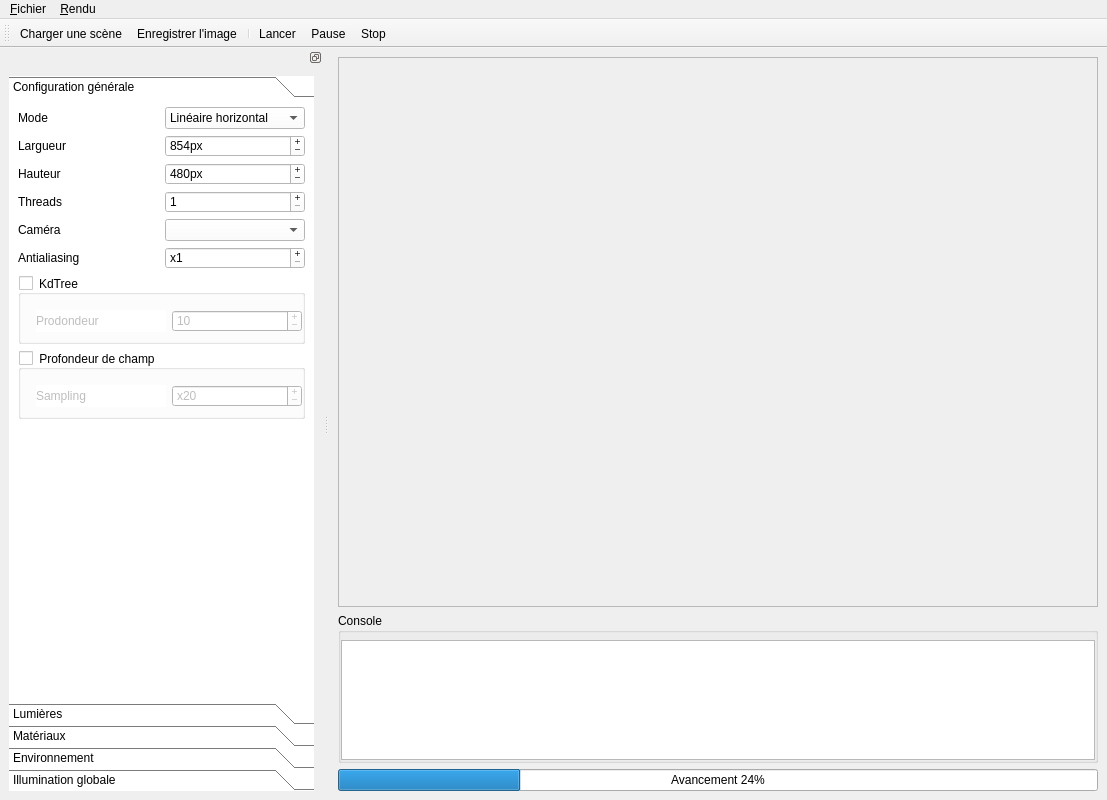
<?xml version="1.0" encoding="UTF-8"?>
<ui version="4.0">
 <class>MainWindow</class>
 <widget class="QMainWindow" name="MainWindow">
  <property name="geometry">
   <rect>
    <x>0</x>
    <y>0</y>
    <width>1107</width>
    <height>800</height>
   </rect>
  </property>
  <property name="minimumSize">
   <size>
    <width>0</width>
    <height>0</height>
   </size>
  </property>
  <property name="baseSize">
   <size>
    <width>1200</width>
    <height>750</height>
   </size>
  </property>
  <property name="windowTitle">
   <string>Raytracer 42</string>
  </property>
  <property name="toolButtonStyle">
   <enum>Qt::ToolButtonTextBesideIcon</enum>
  </property>
  <property name="dockNestingEnabled">
   <bool>false</bool>
  </property>
  <property name="unifiedTitleAndToolBarOnMac">
   <bool>false</bool>
  </property>
  <widget class="QWidget" name="centralwidget">
   <property name="styleSheet">
    <string notr="true"/>
   </property>
   <layout class="QGridLayout" name="gridLayout">
    <item row="0" column="0">
     <widget class="QScrollArea" name="scrollArea">
      <property name="widgetResizable">
       <bool>true</bool>
      </property>
      <widget class="QWidget" name="scrollAreaWidgetContents">
       <property name="geometry">
        <rect>
         <x>0</x>
         <y>0</y>
         <width>758</width>
         <height>522</height>
        </rect>
       </property>
       <layout class="QGridLayout" name="gridLayout_3">
        <item row="1" column="0">
         <widget class="QLabel" name="_image">
          <property name="enabled">
           <bool>true</bool>
          </property>
          <property name="text">
           <string/>
          </property>
          <property name="scaledContents">
           <bool>false</bool>
          </property>
          <property name="alignment">
           <set>Qt::AlignCenter</set>
          </property>
          <property name="wordWrap">
           <bool>false</bool>
          </property>
          <property name="margin">
           <number>0</number>
          </property>
          <property name="buddy">
           <cstring>_image</cstring>
          </property>
         </widget>
        </item>
       </layout>
      </widget>
     </widget>
    </item>
    <item row="1" column="0" rowspan="2">
     <widget class="QGroupBox" name="groupBox">
      <property name="maximumSize">
       <size>
        <width>16777215</width>
        <height>150</height>
       </size>
      </property>
      <property name="title">
       <string>Console</string>
      </property>
      <property name="flat">
       <bool>true</bool>
      </property>
      <property name="checkable">
       <bool>false</bool>
      </property>
      <layout class="QGridLayout" name="gridLayout_4">
       <property name="sizeConstraint">
        <enum>QLayout::SetDefaultConstraint</enum>
       </property>
       <property name="leftMargin">
        <number>0</number>
       </property>
       <property name="topMargin">
        <number>7</number>
       </property>
       <property name="rightMargin">
        <number>0</number>
       </property>
       <property name="bottomMargin">
        <number>0</number>
       </property>
       <item row="0" column="0">
        <widget class="QTextEdit" name="_console">
         <property name="readOnly">
          <bool>true</bool>
         </property>
         <property name="html">
          <string>&lt;!DOCTYPE HTML PUBLIC &quot;-//W3C//DTD HTML 4.0//EN&quot; &quot;http://www.w3.org/TR/REC-html40/strict.dtd&quot;&gt;
&lt;html&gt;&lt;head&gt;&lt;meta name=&quot;qrichtext&quot; content=&quot;1&quot; /&gt;&lt;style type=&quot;text/css&quot;&gt;
p, li { white-space: pre-wrap; }
&lt;/style&gt;&lt;/head&gt;&lt;body style=&quot; font-family:'Sans'; font-size:10pt; font-weight:400; font-style:normal;&quot;&gt;
&lt;p style=&quot;-qt-paragraph-type:empty; margin-top:0px; margin-bottom:0px; margin-left:0px; margin-right:0px; -qt-block-indent:0; text-indent:0px;&quot;&gt;&lt;/p&gt;&lt;/body&gt;&lt;/html&gt;</string>
         </property>
        </widget>
       </item>
      </layout>
     </widget>
    </item>
    <item row="3" column="0">
     <widget class="QProgressBar" name="_progressBar">
      <property name="value">
       <number>24</number>
      </property>
      <property name="format">
       <string>Avancement %p%</string>
      </property>
     </widget>
    </item>
   </layout>
  </widget>
  <widget class="QMenuBar" name="menubar">
   <property name="geometry">
    <rect>
     <x>0</x>
     <y>0</y>
     <width>1107</width>
     <height>28</height>
    </rect>
   </property>
   <widget class="QMenu" name="menuFichier">
    <property name="tearOffEnabled">
     <bool>false</bool>
    </property>
    <property name="title">
     <string>&amp;Fichier</string>
    </property>
    <addaction name="action_Charger"/>
    <addaction name="action_SaveImage"/>
    <addaction name="actionQuitter"/>
   </widget>
   <widget class="QMenu" name="menu_Rendu">
    <property name="title">
     <string>&amp;Rendu</string>
    </property>
    <addaction name="action_Play"/>
    <addaction name="action_Pause"/>
    <addaction name="action_Stop"/>
   </widget>
   <addaction name="menuFichier"/>
   <addaction name="menu_Rendu"/>
  </widget>
  <widget class="QDockWidget" name="dockWidget_2">
   <property name="minimumSize">
    <size>
     <width>323</width>
     <height>292</height>
    </size>
   </property>
   <property name="floating">
    <bool>false</bool>
   </property>
   <property name="features">
    <set>QDockWidget::DockWidgetFloatable|QDockWidget::DockWidgetMovable</set>
   </property>
   <property name="allowedAreas">
    <set>Qt::LeftDockWidgetArea|Qt::RightDockWidgetArea</set>
   </property>
   <attribute name="dockWidgetArea">
    <number>1</number>
   </attribute>
   <widget class="QWidget" name="dockWidgetContents_2">
    <layout class="QGridLayout" name="gridLayout_2">
     <item row="0" column="1">
      <widget class="QToolBox" name="toolBox">
       <property name="minimumSize">
        <size>
         <width>280</width>
         <height>0</height>
        </size>
       </property>
       <property name="styleSheet">
        <string notr="true">background-color: rgb(255, 255, 255);
border-color: rgb(108, 108, 108);</string>
       </property>
       <property name="frameShape">
        <enum>QFrame::NoFrame</enum>
       </property>
       <property name="frameShadow">
        <enum>QFrame::Plain</enum>
       </property>
       <property name="currentIndex">
        <number>0</number>
       </property>
       <property name="tabSpacing">
        <number>0</number>
       </property>
       <widget class="QWidget" name="page_7">
        <property name="geometry">
         <rect>
          <x>0</x>
          <y>0</y>
          <width>315</width>
          <height>534</height>
         </rect>
        </property>
        <property name="styleSheet">
         <string notr="true"/>
        </property>
        <attribute name="icon">
         <iconset>
          <normaloff>Raytracer/raytracer-42/play.png</normaloff>Raytracer/raytracer-42/play.png</iconset>
        </attribute>
        <attribute name="label">
         <string>Configuration générale</string>
        </attribute>
        <layout class="QGridLayout" name="gridLayout_5">
         <item row="0" column="0">
          <widget class="QWidget" name="widget" native="true">
           <layout class="QGridLayout" name="gridLayout_7">
            <property name="margin">
             <number>0</number>
            </property>
            <item row="1" column="0">
             <widget class="QLabel" name="label_2">
              <property name="text">
               <string>Largueur</string>
              </property>
             </widget>
            </item>
            <item row="1" column="1">
             <widget class="QSpinBox" name="_width">
              <property name="buttonSymbols">
               <enum>QAbstractSpinBox::PlusMinus</enum>
              </property>
              <property name="suffix">
               <string>px</string>
              </property>
              <property name="maximum">
               <number>100000</number>
              </property>
              <property name="value">
               <number>854</number>
              </property>
             </widget>
            </item>
            <item row="2" column="0">
             <widget class="QLabel" name="label_3">
              <property name="text">
               <string>Hauteur</string>
              </property>
             </widget>
            </item>
            <item row="2" column="1">
             <widget class="QSpinBox" name="_height">
              <property name="buttonSymbols">
               <enum>QAbstractSpinBox::PlusMinus</enum>
              </property>
              <property name="suffix">
               <string>px</string>
              </property>
              <property name="maximum">
               <number>100000</number>
              </property>
              <property name="value">
               <number>480</number>
              </property>
             </widget>
            </item>
            <item row="5" column="0">
             <widget class="QLabel" name="label_4">
              <property name="text">
               <string>Caméra</string>
              </property>
             </widget>
            </item>
            <item row="5" column="1">
             <widget class="QComboBox" name="_camera">
              <property name="editable">
               <bool>false</bool>
              </property>
             </widget>
            </item>
            <item row="7" column="0">
             <widget class="QLabel" name="label_5">
              <property name="text">
               <string>Antialiasing</string>
              </property>
             </widget>
            </item>
            <item row="7" column="1">
             <widget class="QSpinBox" name="_antialiasing">
              <property name="buttonSymbols">
               <enum>QAbstractSpinBox::PlusMinus</enum>
              </property>
              <property name="prefix">
               <string>x</string>
              </property>
              <property name="minimum">
               <number>1</number>
              </property>
              <property name="maximum">
               <number>1000</number>
              </property>
              <property name="value">
               <number>1</number>
              </property>
             </widget>
            </item>
            <item row="11" column="0">
             <spacer name="verticalSpacer_2">
              <property name="orientation">
               <enum>Qt::Vertical</enum>
              </property>
              <property name="sizeHint" stdset="0">
               <size>
                <width>20</width>
                <height>40</height>
               </size>
              </property>
             </spacer>
            </item>
            <item row="10" column="0" colspan="2">
             <widget class="QGroupBox" name="_depthField">
              <property name="title">
               <string>Profondeur de champ</string>
              </property>
              <property name="checkable">
               <bool>true</bool>
              </property>
              <property name="checked">
               <bool>false</bool>
              </property>
              <layout class="QGridLayout" name="gridLayout_9">
               <property name="leftMargin">
                <number>15</number>
               </property>
               <property name="topMargin">
                <number>15</number>
               </property>
               <property name="rightMargin">
                <number>0</number>
               </property>
               <item row="0" column="0">
                <widget class="QLabel" name="label_6">
                 <property name="text">
                  <string>Sampling</string>
                 </property>
                </widget>
               </item>
               <item row="0" column="1">
                <widget class="QSpinBox" name="_depthFieldSampling">
                 <property name="buttonSymbols">
                  <enum>QAbstractSpinBox::PlusMinus</enum>
                 </property>
                 <property name="prefix">
                  <string>x</string>
                 </property>
                 <property name="minimum">
                  <number>1</number>
                 </property>
                 <property name="maximum">
                  <number>10000</number>
                 </property>
                 <property name="value">
                  <number>20</number>
                 </property>
                </widget>
               </item>
              </layout>
             </widget>
            </item>
            <item row="0" column="1">
             <widget class="QComboBox" name="_mode">
              <property name="sizeAdjustPolicy">
               <enum>QComboBox::AdjustToContentsOnFirstShow</enum>
              </property>
              <item>
               <property name="text">
                <string>Linéaire horizontal</string>
               </property>
              </item>
              <item>
               <property name="text">
                <string>Linéaire vertical</string>
               </property>
              </item>
              <item>
               <property name="text">
                <string>Depixelisation</string>
               </property>
              </item>
              <item>
               <property name="text">
                <string>Aléatoire horizontal</string>
               </property>
              </item>
              <item>
               <property name="text">
                <string>Aléatoire vertical</string>
               </property>
              </item>
              <item>
               <property name="text">
                <string>Aléatoire</string>
               </property>
              </item>
             </widget>
            </item>
            <item row="0" column="0">
             <widget class="QLabel" name="label">
              <property name="text">
               <string>Mode</string>
              </property>
             </widget>
            </item>
            <item row="3" column="1">
             <widget class="QSpinBox" name="_threads">
              <property name="buttonSymbols">
               <enum>QAbstractSpinBox::PlusMinus</enum>
              </property>
              <property name="minimum">
               <number>1</number>
              </property>
              <property name="maximum">
               <number>100</number>
              </property>
             </widget>
            </item>
            <item row="3" column="0">
             <widget class="QLabel" name="label_17">
              <property name="text">
               <string>Threads</string>
              </property>
             </widget>
            </item>
            <item row="8" column="0" colspan="2">
             <widget class="QGroupBox" name="_kdTree">
              <property name="title">
               <string>KdTree</string>
              </property>
              <property name="checkable">
               <bool>true</bool>
              </property>
              <property name="checked">
               <bool>false</bool>
              </property>
              <layout class="QGridLayout" name="gridLayout_22">
               <property name="leftMargin">
                <number>15</number>
               </property>
               <property name="topMargin">
                <number>15</number>
               </property>
               <property name="rightMargin">
                <number>0</number>
               </property>
               <item row="0" column="1">
                <widget class="QSpinBox" name="_kdTreeDepth">
                 <property name="buttonSymbols">
                  <enum>QAbstractSpinBox::PlusMinus</enum>
                 </property>
                 <property name="maximum">
                  <number>1000</number>
                 </property>
                 <property name="value">
                  <number>10</number>
                 </property>
                </widget>
               </item>
               <item row="0" column="0">
                <widget class="QLabel" name="label_18">
                 <property name="text">
                  <string>Prodondeur</string>
                 </property>
                </widget>
               </item>
              </layout>
             </widget>
            </item>
           </layout>
          </widget>
         </item>
        </layout>
       </widget>
       <widget class="QWidget" name="page_8">
        <property name="geometry">
         <rect>
          <x>0</x>
          <y>0</y>
          <width>305</width>
          <height>549</height>
         </rect>
        </property>
        <attribute name="icon">
         <iconset>
          <normalon>Raytracer/raytracer-42/quitter.png</normalon>
         </iconset>
        </attribute>
        <attribute name="label">
         <string>Lumières</string>
        </attribute>
        <layout class="QVBoxLayout" name="verticalLayout">
         <item>
          <widget class="QWidget" name="widget_2" native="true">
           <layout class="QGridLayout" name="gridLayout_14">
            <property name="margin">
             <number>0</number>
            </property>
            <item row="0" column="0">
             <widget class="QLabel" name="label_7">
              <property name="text">
               <string>Exposition</string>
              </property>
             </widget>
            </item>
            <item row="0" column="1">
             <widget class="QDoubleSpinBox" name="_exposure">
              <property name="buttonSymbols">
               <enum>QAbstractSpinBox::PlusMinus</enum>
              </property>
              <property name="maximum">
               <double>100.000000000000000</double>
              </property>
              <property name="singleStep">
               <double>0.100000000000000</double>
              </property>
              <property name="value">
               <double>3.000000000000000</double>
              </property>
             </widget>
            </item>
            <item row="3" column="0" colspan="2">
             <widget class="QCheckBox" name="_specularLighting">
              <property name="text">
               <string>Lumière spéculaire</string>
              </property>
              <property name="checked">
               <bool>true</bool>
              </property>
             </widget>
            </item>
            <item row="5" column="0">
             <spacer name="verticalSpacer">
              <property name="orientation">
               <enum>Qt::Vertical</enum>
              </property>
              <property name="sizeHint" stdset="0">
               <size>
                <width>20</width>
                <height>40</height>
               </size>
              </property>
             </spacer>
            </item>
            <item row="4" column="0" colspan="2">
             <widget class="QGroupBox" name="_diffuseShading">
              <property name="title">
               <string>Ombres diffuses</string>
              </property>
              <property name="checkable">
               <bool>true</bool>
              </property>
              <property name="checked">
               <bool>false</bool>
              </property>
              <layout class="QGridLayout" name="gridLayout_10">
               <property name="leftMargin">
                <number>15</number>
               </property>
               <property name="topMargin">
                <number>15</number>
               </property>
               <property name="rightMargin">
                <number>0</number>
               </property>
               <item row="0" column="1">
                <widget class="QSpinBox" name="_diffuseShadingSampling">
                 <property name="buttonSymbols">
                  <enum>QAbstractSpinBox::PlusMinus</enum>
                 </property>
                 <property name="minimum">
                  <number>1</number>
                 </property>
                 <property name="maximum">
                  <number>10000</number>
                 </property>
                 <property name="value">
                  <number>20</number>
                 </property>
                </widget>
               </item>
               <item row="0" column="0">
                <widget class="QLabel" name="label_9">
                 <property name="text">
                  <string>Sampling</string>
                 </property>
                </widget>
               </item>
              </layout>
             </widget>
            </item>
            <item row="2" column="0">
             <widget class="QCheckBox" name="_diffuseLighting">
              <property name="text">
               <string>Lumière diffuse</string>
              </property>
              <property name="checked">
               <bool>true</bool>
              </property>
             </widget>
            </item>
            <item row="1" column="0" colspan="2">
             <widget class="QGroupBox" name="_directLighting">
              <property name="title">
               <string>Lumière directe</string>
              </property>
              <property name="checkable">
               <bool>true</bool>
              </property>
              <property name="checked">
               <bool>false</bool>
              </property>
              <layout class="QGridLayout" name="gridLayout_8">
               <property name="leftMargin">
                <number>15</number>
               </property>
               <property name="topMargin">
                <number>15</number>
               </property>
               <property name="rightMargin">
                <number>0</number>
               </property>
               <item row="0" column="1">
                <widget class="QDoubleSpinBox" name="_directLightingIntensity">
                 <property name="buttonSymbols">
                  <enum>QAbstractSpinBox::PlusMinus</enum>
                 </property>
                 <property name="maximum">
                  <double>2.000000000000000</double>
                 </property>
                 <property name="singleStep">
                  <double>0.010000000000000</double>
                 </property>
                 <property name="value">
                  <double>1.000000000000000</double>
                 </property>
                </widget>
               </item>
               <item row="0" column="0">
                <widget class="QLabel" name="label_8">
                 <property name="text">
                  <string>Intensité</string>
                 </property>
                </widget>
               </item>
              </layout>
             </widget>
            </item>
           </layout>
          </widget>
         </item>
        </layout>
       </widget>
       <widget class="QWidget" name="page">
        <property name="geometry">
         <rect>
          <x>0</x>
          <y>0</y>
          <width>305</width>
          <height>549</height>
         </rect>
        </property>
        <attribute name="label">
         <string>Matériaux</string>
        </attribute>
        <layout class="QVBoxLayout" name="verticalLayout_2">
         <item>
          <widget class="QWidget" name="widget_6" native="true">
           <layout class="QGridLayout" name="gridLayout_6">
            <property name="margin">
             <number>0</number>
            </property>
            <item row="0" column="0">
             <widget class="QGroupBox" name="_reflection">
              <property name="title">
               <string>Réflexion</string>
              </property>
              <property name="checkable">
               <bool>true</bool>
              </property>
              <layout class="QGridLayout" name="gridLayout_12">
               <property name="leftMargin">
                <number>15</number>
               </property>
               <property name="topMargin">
                <number>15</number>
               </property>
               <property name="rightMargin">
                <number>0</number>
               </property>
               <item row="0" column="1">
                <widget class="QSpinBox" name="_reflectionLimit">
                 <property name="buttonSymbols">
                  <enum>QAbstractSpinBox::PlusMinus</enum>
                 </property>
                 <property name="minimum">
                  <number>1</number>
                 </property>
                 <property name="maximum">
                  <number>10000</number>
                 </property>
                 <property name="value">
                  <number>50</number>
                 </property>
                </widget>
               </item>
               <item row="0" column="0">
                <widget class="QLabel" name="label_10">
                 <property name="text">
                  <string>Profondeur</string>
                 </property>
                </widget>
               </item>
               <item row="1" column="0" colspan="2">
                <widget class="QGroupBox" name="_diffuseReflection">
                 <property name="title">
                  <string>Réflexion diffuse</string>
                 </property>
                 <property name="flat">
                  <bool>false</bool>
                 </property>
                 <property name="checkable">
                  <bool>true</bool>
                 </property>
                 <property name="checked">
                  <bool>false</bool>
                 </property>
                 <layout class="QGridLayout" name="gridLayout_13">
                  <property name="leftMargin">
                   <number>15</number>
                  </property>
                  <property name="topMargin">
                   <number>15</number>
                  </property>
                  <property name="rightMargin">
                   <number>0</number>
                  </property>
                  <property name="bottomMargin">
                   <number>0</number>
                  </property>
                  <item row="0" column="1">
                   <widget class="QSpinBox" name="_diffuseReflectionSampling">
                    <property name="buttonSymbols">
                     <enum>QAbstractSpinBox::PlusMinus</enum>
                    </property>
                    <property name="minimum">
                     <number>1</number>
                    </property>
                    <property name="maximum">
                     <number>10000</number>
                    </property>
                    <property name="value">
                     <number>20</number>
                    </property>
                   </widget>
                  </item>
                  <item row="0" column="0">
                   <widget class="QLabel" name="label_11">
                    <property name="text">
                     <string>Sampling</string>
                    </property>
                   </widget>
                  </item>
                 </layout>
                </widget>
               </item>
              </layout>
             </widget>
            </item>
            <item row="1" column="0">
             <widget class="QGroupBox" name="_transparency">
              <property name="title">
               <string>Transparence</string>
              </property>
              <property name="checkable">
               <bool>true</bool>
              </property>
              <layout class="QGridLayout" name="gridLayout_11">
               <property name="leftMargin">
                <number>15</number>
               </property>
               <property name="topMargin">
                <number>15</number>
               </property>
               <property name="rightMargin">
                <number>0</number>
               </property>
               <item row="0" column="1">
                <widget class="QSpinBox" name="_transparencyLimit">
                 <property name="buttonSymbols">
                  <enum>QAbstractSpinBox::PlusMinus</enum>
                 </property>
                 <property name="minimum">
                  <number>1</number>
                 </property>
                 <property name="maximum">
                  <number>10000</number>
                 </property>
                 <property name="value">
                  <number>50</number>
                 </property>
                </widget>
               </item>
               <item row="0" column="0">
                <widget class="QLabel" name="label_12">
                 <property name="text">
                  <string>Profondeur</string>
                 </property>
                </widget>
               </item>
              </layout>
             </widget>
            </item>
            <item row="2" column="0">
             <spacer name="verticalSpacer_3">
              <property name="orientation">
               <enum>Qt::Vertical</enum>
              </property>
              <property name="sizeHint" stdset="0">
               <size>
                <width>20</width>
                <height>303</height>
               </size>
              </property>
             </spacer>
            </item>
           </layout>
          </widget>
         </item>
        </layout>
       </widget>
       <widget class="QWidget" name="page_2">
        <property name="geometry">
         <rect>
          <x>0</x>
          <y>0</y>
          <width>305</width>
          <height>549</height>
         </rect>
        </property>
        <attribute name="label">
         <string>Environnement</string>
        </attribute>
        <layout class="QVBoxLayout" name="verticalLayout_3">
         <item>
          <widget class="QWidget" name="widget_4" native="true">
           <layout class="QGridLayout" name="gridLayout_15">
            <property name="margin">
             <number>0</number>
            </property>
            <item row="0" column="0" colspan="3">
             <widget class="QGroupBox" name="_cubeMap">
              <property name="title">
               <string>Cube map</string>
              </property>
              <property name="checkable">
               <bool>true</bool>
              </property>
              <property name="checked">
               <bool>false</bool>
              </property>
              <layout class="QGridLayout" name="gridLayout_16">
               <item row="0" column="1">
                <widget class="QToolButton" name="_cubeMapButton">
                 <property name="text">
                  <string>...</string>
                 </property>
                </widget>
               </item>
               <item row="0" column="0">
                <widget class="QLineEdit" name="_cubeMapRepertory"/>
               </item>
              </layout>
             </widget>
            </item>
            <item row="4" column="0">
             <spacer name="verticalSpacer_4">
              <property name="orientation">
               <enum>Qt::Vertical</enum>
              </property>
              <property name="sizeHint" stdset="0">
               <size>
                <width>20</width>
                <height>40</height>
               </size>
              </property>
             </spacer>
            </item>
            <item row="1" column="0">
             <widget class="QLabel" name="label_13">
              <property name="text">
               <string>Couleur de fond</string>
              </property>
             </widget>
            </item>
            <item row="1" column="2">
             <widget class="QPushButton" name="_backgroundColor">
              <property name="maximumSize">
               <size>
                <width>70</width>
                <height>16777215</height>
               </size>
              </property>
              <property name="focusPolicy">
               <enum>Qt::NoFocus</enum>
              </property>
              <property name="styleSheet">
               <string notr="true">background-color: rgb(0, 0, 0);</string>
              </property>
              <property name="text">
               <string/>
              </property>
              <property name="autoRepeat">
               <bool>false</bool>
              </property>
              <property name="autoExclusive">
               <bool>false</bool>
              </property>
              <property name="autoDefault">
               <bool>false</bool>
              </property>
              <property name="default">
               <bool>false</bool>
              </property>
              <property name="flat">
               <bool>false</bool>
              </property>
             </widget>
            </item>
            <item row="2" column="0" colspan="3">
             <widget class="QGroupBox" name="_ambiantLighting">
              <property name="title">
               <string>Lumière d'ambiance</string>
              </property>
              <property name="checkable">
               <bool>true</bool>
              </property>
              <property name="checked">
               <bool>false</bool>
              </property>
              <layout class="QGridLayout" name="gridLayout_17">
               <property name="leftMargin">
                <number>15</number>
               </property>
               <property name="topMargin">
                <number>15</number>
               </property>
               <property name="rightMargin">
                <number>0</number>
               </property>
               <item row="0" column="1">
                <widget class="QDoubleSpinBox" name="_ambiantLightingCoeff">
                 <property name="maximum">
                  <double>1.000000000000000</double>
                 </property>
                 <property name="singleStep">
                  <double>0.010000000000000</double>
                 </property>
                 <property name="value">
                  <double>0.200000000000000</double>
                 </property>
                </widget>
               </item>
               <item row="0" column="0">
                <widget class="QLabel" name="label_14">
                 <property name="text">
                  <string>Coefficient</string>
                 </property>
                </widget>
               </item>
              </layout>
             </widget>
            </item>
            <item row="3" column="0">
             <widget class="QCheckBox" name="_ambiantColor">
              <property name="text">
               <string>Couleur d'ambiance</string>
              </property>
             </widget>
            </item>
            <item row="3" column="2">
             <widget class="QPushButton" name="_ambiantColorButton">
              <property name="maximumSize">
               <size>
                <width>70</width>
                <height>16777215</height>
               </size>
              </property>
              <property name="focusPolicy">
               <enum>Qt::NoFocus</enum>
              </property>
              <property name="styleSheet">
               <string notr="true">background-color: rgb(255, 255, 255);</string>
              </property>
              <property name="text">
               <string/>
              </property>
             </widget>
            </item>
           </layout>
          </widget>
         </item>
        </layout>
       </widget>
       <widget class="QWidget" name="page_3">
        <property name="geometry">
         <rect>
          <x>0</x>
          <y>0</y>
          <width>305</width>
          <height>549</height>
         </rect>
        </property>
        <attribute name="label">
         <string>Illumination globale</string>
        </attribute>
        <layout class="QGridLayout" name="gridLayout_18">
         <item row="0" column="0">
          <widget class="QWidget" name="widget_5" native="true">
           <layout class="QGridLayout" name="gridLayout_19">
            <property name="margin">
             <number>0</number>
            </property>
            <item row="2" column="0">
             <spacer name="verticalSpacer_5">
              <property name="orientation">
               <enum>Qt::Vertical</enum>
              </property>
              <property name="sizeHint" stdset="0">
               <size>
                <width>269</width>
                <height>298</height>
               </size>
              </property>
             </spacer>
            </item>
            <item row="0" column="0">
             <widget class="QGroupBox" name="_ambientOcclusion">
              <property name="title">
               <string>Ambient Occlusion</string>
              </property>
              <property name="checkable">
               <bool>true</bool>
              </property>
              <property name="checked">
               <bool>false</bool>
              </property>
              <layout class="QGridLayout" name="gridLayout_20">
               <item row="0" column="1">
                <widget class="QSpinBox" name="_ambientOcclusionSampling">
                 <property name="buttonSymbols">
                  <enum>QAbstractSpinBox::PlusMinus</enum>
                 </property>
                 <property name="minimum">
                  <number>1</number>
                 </property>
                 <property name="maximum">
                  <number>10000</number>
                 </property>
                 <property name="value">
                  <number>20</number>
                 </property>
                </widget>
               </item>
               <item row="0" column="0">
                <widget class="QLabel" name="label_15">
                 <property name="text">
                  <string>Sampling</string>
                 </property>
                </widget>
               </item>
              </layout>
             </widget>
            </item>
            <item row="1" column="0">
             <widget class="QGroupBox" name="_photonMapping">
              <property name="title">
               <string>Photon mapping</string>
              </property>
              <property name="checkable">
               <bool>true</bool>
              </property>
              <property name="checked">
               <bool>false</bool>
              </property>
              <layout class="QGridLayout" name="gridLayout_21">
               <property name="leftMargin">
                <number>15</number>
               </property>
               <property name="topMargin">
                <number>15</number>
               </property>
               <property name="rightMargin">
                <number>0</number>
               </property>
               <item row="1" column="1">
                <widget class="QSpinBox" name="_photonMappingValue">
                 <property name="buttonSymbols">
                  <enum>QAbstractSpinBox::PlusMinus</enum>
                 </property>
                 <property name="suffix">
                  <string> photons</string>
                 </property>
                 <property name="minimum">
                  <number>1</number>
                 </property>
                 <property name="maximum">
                  <number>1000000</number>
                 </property>
                 <property name="value">
                  <number>200</number>
                 </property>
                </widget>
               </item>
               <item row="0" column="1">
                <widget class="QLabel" name="label_16">
                 <property name="text">
                  <string>Photons par lumière:</string>
                 </property>
                </widget>
               </item>
              </layout>
             </widget>
            </item>
           </layout>
          </widget>
         </item>
        </layout>
       </widget>
      </widget>
     </item>
    </layout>
   </widget>
  </widget>
  <widget class="QToolBar" name="toolBar">
   <property name="windowTitle">
    <string>toolBar</string>
   </property>
   <attribute name="toolBarArea">
    <enum>TopToolBarArea</enum>
   </attribute>
   <attribute name="toolBarBreak">
    <bool>false</bool>
   </attribute>
   <addaction name="action_Charger"/>
   <addaction name="action_SaveImage"/>
   <addaction name="separator"/>
   <addaction name="action_Play"/>
   <addaction name="action_Pause"/>
   <addaction name="action_Stop"/>
  </widget>
  <action name="actionQuitter">
   <property name="enabled">
    <bool>true</bool>
   </property>
   <property name="text">
    <string>&amp;Quitter</string>
   </property>
   <property name="shortcut">
    <string>Ctrl+Q</string>
   </property>
  </action>
  <action name="action">
   <property name="icon">
    <iconset resource="ressources.qrc">
     <normaloff>:/images/document-new.png</normaloff>:/images/document-new.png</iconset>
   </property>
   <property name="text">
    <string>&amp;Nouvelle scène</string>
   </property>
   <property name="iconVisibleInMenu">
    <bool>true</bool>
   </property>
  </action>
  <action name="action_Charger">
   <property name="icon">
    <iconset resource="ressources.qrc">
     <normaloff>:/images/document-open.png</normaloff>:/images/document-open.png</iconset>
   </property>
   <property name="text">
    <string>&amp;Charger une scène</string>
   </property>
   <property name="iconVisibleInMenu">
    <bool>true</bool>
   </property>
  </action>
  <action name="action_SaveImage">
   <property name="icon">
    <iconset resource="ressources.qrc">
     <normaloff>:/images/image.png</normaloff>:/images/image.png</iconset>
   </property>
   <property name="text">
    <string>&amp;Enregistrer l'image</string>
   </property>
   <property name="iconVisibleInMenu">
    <bool>true</bool>
   </property>
  </action>
  <action name="action_Play">
   <property name="icon">
    <iconset resource="ressources.qrc">
     <normaloff>:/images/play.png</normaloff>:/images/play.png</iconset>
   </property>
   <property name="text">
    <string>&amp;Lancer</string>
   </property>
   <property name="shortcut">
    <string>Ctrl+P</string>
   </property>
   <property name="iconVisibleInMenu">
    <bool>true</bool>
   </property>
  </action>
  <action name="action_Pause">
   <property name="icon">
    <iconset resource="ressources.qrc">
     <normaloff>:/images/pause.png</normaloff>:/images/pause.png</iconset>
   </property>
   <property name="text">
    <string>Pa&amp;use</string>
   </property>
   <property name="shortcut">
    <string>Ctrl+U</string>
   </property>
   <property name="iconVisibleInMenu">
    <bool>true</bool>
   </property>
  </action>
  <action name="action_Stop">
   <property name="icon">
    <iconset resource="ressources.qrc">
     <normaloff>:/images/stop.png</normaloff>:/images/stop.png</iconset>
   </property>
   <property name="text">
    <string>S&amp;top</string>
   </property>
   <property name="shortcut">
    <string>Ctrl+S</string>
   </property>
   <property name="iconVisibleInMenu">
    <bool>true</bool>
   </property>
  </action>
 </widget>
 <resources>
  <include location="ressources.qrc"/>
 </resources>
 <connections>
  <connection>
   <sender>actionQuitter</sender>
   <signal>triggered()</signal>
   <receiver>MainWindow</receiver>
   <slot>close()</slot>
   <hints>
    <hint type="sourcelabel">
     <x>-1</x>
     <y>-1</y>
    </hint>
    <hint type="destinationlabel">
     <x>549</x>
     <y>399</y>
    </hint>
   </hints>
  </connection>
 </connections>
</ui>
